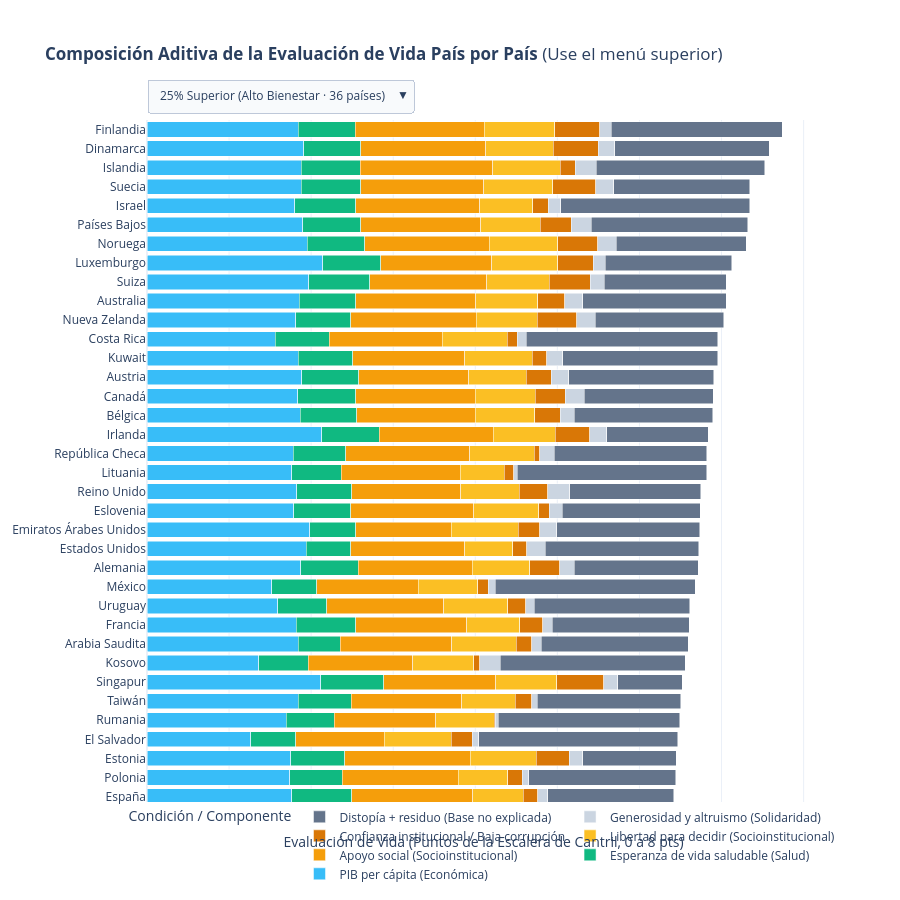

Source (notebook cell):
### Markdown cell above
### 6.2. Figura 6 (interactiva): Composición del puntaje, país por país

**Qué se observa:** una barra horizontal por país, apilada por componente, para los 36 países de un grupo. El menú superior alterna entre Q4 y Q1.

**Qué permite la interactividad:** (1) cambiar de grupo con el menú; (2) hacer clic en la leyenda para ocultar un componente (por ejemplo, Distopía + residuo) y comparar solo los seis indicadores; (3) pasar el cursor para leer el aporte exacto.

**Qué aporta que no se mostró antes:** la Figura 3 muestra promedios de grupo. Aquí se ve la variación **entre países del mismo grupo**, que es lo que permite detectar casos que no siguen el promedio de su grupo.

### Code cell
# ==============================================================================
# FIGURA 6 (PLOTLY): COMPOSICIÓN DEL PUNTAJE POR PAÍS CON SELECTOR DE GRUPO
# ==============================================================================
columnas = list(MAPA_VARS)

datos = {
    g: df_extremos[df_extremos['Grupo_Bienestar'] == g].sort_values('Ladder score')
    for g in [G_ALTO, G_BAJO]
}

fig_comp = go.Figure()
for col in columnas:
    nombre_es = MAPA_VARS[col][0]
    fig_comp.add_trace(go.Bar(
        name=nombre_es, orientation='h',
        y=datos[G_ALTO]['Pais_ES'], x=datos[G_ALTO][col],
        marker_color=PALETA_COMP[nombre_es],
        hovertemplate='<b>%{y}</b><br>' + nombre_es + ': <b>%{x:.2f} pts</b><extra></extra>'
    ))

botones = [
    dict(
        label='25% Superior (Alto Bienestar · 36 países)', method='update',
        args=[
            {'x': [datos[G_ALTO][c].tolist() for c in columnas],
             'y': [datos[G_ALTO]['Pais_ES'].tolist()] * len(columnas)},
            {'yaxis.categoryarray': datos[G_ALTO]['Pais_ES'].tolist(),
             'title': '<b>Composición del Bienestar: 25% Superior (Alto Bienestar · 36 países)</b>'}
        ]
    ),
    dict(
        label='25% Inferior (Bajo Bienestar · 36 países)', method='update',
        args=[
            {'x': [datos[G_BAJO][c].tolist() for c in columnas],
             'y': [datos[G_BAJO]['Pais_ES'].tolist()] * len(columnas)},
            {'yaxis.categoryarray': datos[G_BAJO]['Pais_ES'].tolist(),
             'title': '<b>Composición del Bienestar: 25% Inferior (Bajo Bienestar · 36 países)</b>'}
        ]
    )
]

fig_comp.update_layout(
    barmode='stack', template='plotly_white', height=900, margin=dict(t=120, b=80),
    title='<b>Composición Aditiva de la Evaluación de Vida País por País</b> (Use el menú superior)',
    xaxis=dict(title='Evaluación de Vida (Puntos de la Escalera de Cantril, 0 a 8 pts)', range=[0, 8.2]),
    yaxis=dict(categoryorder='array', categoryarray=datos[G_ALTO]['Pais_ES'].tolist()),
    legend=dict(title='Condición / Componente', orientation='h', yanchor='bottom', y=-0.12, xanchor='center', x=0.5),
    updatemenus=[dict(type='dropdown', buttons=botones, x=0.0, y=1.06, xanchor='left', bgcolor='#f8fafc')]
)
fig_comp.show()

# Exportación y generación del Tablero Narrativo Completo con segmentación por 25%
try:
    import create_storytelling_dashboard
    create_storytelling_dashboard.build_dashboard()
    print("[OK] Tablero Ejecutivo Institucional (Gallup / WHR) generado exitosamente en: exports/EquipoX_Proyecto2_Dashboard.html")
except Exception as e:
    print(f"Error generando tablero: {e}")

### Figure 1 — Plotly figure (JSON) as saved in the notebook; plotly's stock layout.template omitted (floating-point values rounded to 4 significant figures; data arrays with more than 128 entries replaced by an {"elided": "..."} marker saying what was removed)
{"data": [{"hovertemplate": "<b>%{y}</b><br>PIB per cápita (Económica): <b>%{x:.2f} pts</b><extra></extra>", "marker": {"color": "#38bdf8"}, "name": "PIB per cápita (Económica)", "orientation": "h", "type": "bar", "x": [1.766, 1.738, 1.752, 1.265, 1.699, 1.842, 2.118, 1.364, 1.842, 1.818, 1.596, 1.521, 1.871, 1.939, 1.983, 1.786, 1.822, 1.766, 1.783, 2.129, 1.868, 1.84, 1.885, 1.845, 1.561, 1.81, 1.854, 1.97, 2.141, 1.952, 1.901, 1.803, 1.878, 1.881, 1.908, 1.844], "y": ["España", "Polonia", "Estonia", "El Salvador", "Rumania", "Taiwán", "Singapur", "Kosovo", "Arabia Saudita", "Francia", "Uruguay", "México", "Alemania", "Estados Unidos", "Emiratos Árabes Unidos", "Eslovenia", "Reino Unido", "Lituania", "República Checa", "Irlanda", "Bélgica", "Canadá", "Austria", "Kuwait", "Costa Rica", "Nueva Zelanda", "Australia", "Suiza", "Luxemburgo", "Noruega", "Países Bajos", "Israel", "Suecia", "Islandia", "Dinamarca", "Finlandia"]}, {"hovertemplate": "<b>%{y}</b><br>Esperanza de vida saludable (Salud): <b>%{x:.2f} pts</b><extra></extra>", "marker": {"color": "#10b981"}, "name": "Esperanza de vida saludable (Salud)", "orientation": "h", "type": "bar", "x": [0.7294, 0.6394, 0.6573, 0.5487, 0.5826, 0.6498, 0.7689, 0.5991, 0.5112, 0.7273, 0.5916, 0.5445, 0.7024, 0.5424, 0.5626, 0.6948, 0.6719, 0.5984, 0.638, 0.6996, 0.6899, 0.701, 0.6962, 0.6612, 0.6608, 0.6726, 0.692, 0.7467, 0.7076, 0.7038, 0.7059, 0.7398, 0.7239, 0.7183, 0.6989, 0.6948], "y": ["España", "Polonia", "Estonia", "El Salvador", "Rumania", "Taiwán", "Singapur", "Kosovo", "Arabia Saudita", "Francia", "Uruguay", "México", "Alemania", "Estados Unidos", "Emiratos Árabes Unidos", "Eslovenia", "Reino Unido", "Lituania", "República Checa", "Irlanda", "Bélgica", "Canadá", "Austria", "Kuwait", "Costa Rica", "Nueva Zelanda", "Australia", "Suiza", "Luxemburgo", "Noruega", "Países Bajos", "Israel", "Suecia", "Islandia", "Dinamarca", "Finlandia"]}, {"hovertemplate": "<b>%{y}</b><br>Apoyo social (Socioinstitucional): <b>%{x:.2f} pts</b><extra></extra>", "marker": {"color": "#f59e0b"}, "name": "Apoyo social (Socioinstitucional)", "orientation": "h", "type": "bar", "x": [1.471, 1.417, 1.527, 1.08, 1.236, 1.346, 1.361, 1.277, 1.361, 1.348, 1.431, 1.241, 1.39, 1.392, 1.164, 1.502, 1.326, 1.454, 1.511, 1.39, 1.44, 1.459, 1.336, 1.364, 1.373, 1.527, 1.461, 1.425, 1.355, 1.517, 1.462, 1.513, 1.501, 1.617, 1.52, 1.572], "y": ["España", "Polonia", "Estonia", "El Salvador", "Rumania", "Taiwán", "Singapur", "Kosovo", "Arabia Saudita", "Francia", "Uruguay", "México", "Alemania", "Estados Unidos", "Emiratos Árabes Unidos", "Eslovenia", "Reino Unido", "Lituania", "República Checa", "Irlanda", "Bélgica", "Canadá", "Austria", "Kuwait", "Costa Rica", "Nueva Zelanda", "Australia", "Suiza", "Luxemburgo", "Noruega", "Países Bajos", "Israel", "Suecia", "Islandia", "Dinamarca", "Finlandia"]}, {"hovertemplate": "<b>%{y}</b><br>Libertad para decidir (Socioinstitucional): <b>%{x:.2f} pts</b><extra></extra>", "marker": {"color": "#fbbf24"}, "name": "Libertad para decidir (Socioinstitucional)", "orientation": "h", "type": "bar", "x": [0.619, 0.6, 0.8054, 0.816, 0.7166, 0.649, 0.7429, 0.7393, 0.7871, 0.6498, 0.7752, 0.7221, 0.6998, 0.5864, 0.815, 0.7895, 0.7131, 0.5327, 0.7865, 0.7576, 0.7288, 0.7301, 0.7027, 0.8266, 0.7965, 0.7455, 0.7563, 0.7592, 0.8012, 0.8354, 0.7251, 0.6415, 0.8383, 0.8185, 0.8227, 0.8593], "y": ["España", "Polonia", "Estonia", "El Salvador", "Rumania", "Taiwán", "Singapur", "Kosovo", "Arabia Saudita", "Francia", "Uruguay", "México", "Alemania", "Estados Unidos", "Emiratos Árabes Unidos", "Eslovenia", "Reino Unido", "Lituania", "República Checa", "Irlanda", "Bélgica", "Canadá", "Austria", "Kuwait", "Costa Rica", "Nueva Zelanda", "Australia", "Suiza", "Luxemburgo", "Noruega", "Países Bajos", "Israel", "Suecia", "Islandia", "Dinamarca", "Finlandia"]}, {"hovertemplate": "<b>%{y}</b><br>Confianza institucional / Baja corrupción: <b>%{x:.2f} pts</b><extra></extra>", "marker": {"color": "#d97706"}, "name": "Confianza institucional / Baja corrupción", "orientation": "h", "type": "bar", "x": [0.1772, 0.1753, 0.4015, 0.2527, 0.006317, 0.2023, 0.5751, 0.07264, 0.188, 0.2809, 0.2205, 0.1266, 0.3678, 0.1692, 0.2583, 0.1306, 0.3513, 0.1158, 0.06785, 0.4181, 0.3108, 0.3682, 0.3046, 0.1717, 0.1229, 0.4802, 0.3234, 0.4976, 0.4324, 0.4839, 0.3724, 0.1928, 0.5238, 0.1825, 0.5484, 0.5462], "y": ["España", "Polonia", "Estonia", "El Salvador", "Rumania", "Taiwán", "Singapur", "Kosovo", "Arabia Saudita", "Francia", "Uruguay", "México", "Alemania", "Estados Unidos", "Emiratos Árabes Unidos", "Eslovenia", "Reino Unido", "Lituania", "República Checa", "Irlanda", "Bélgica", "Canadá", "Austria", "Kuwait", "Costa Rica", "Nueva Zelanda", "Australia", "Suiza", "Luxemburgo", "Noruega", "Países Bajos", "Israel", "Suecia", "Islandia", "Dinamarca", "Finlandia"]}, {"hovertemplate": "<b>%{y}</b><br>Generosidad y altruismo (Solidaridad): <b>%{x:.2f} pts</b><extra></extra>", "marker": {"color": "#cbd5e1"}, "name": "Generosidad y altruismo (Solidaridad)", "orientation": "h", "type": "bar", "x": [0.1188, 0.08053, 0.1665, 0.08252, 0.04071, 0.06831, 0.1683, 0.2538, 0.1139, 0.1123, 0.1061, 0.08588, 0.1742, 0.2233, 0.2089, 0.1575, 0.2666, 0.04384, 0.1768, 0.2052, 0.1705, 0.2302, 0.2139, 0.1995, 0.1085, 0.2261, 0.2252, 0.1733, 0.1457, 0.2241, 0.2474, 0.1532, 0.2215, 0.2583, 0.2036, 0.1417], "y": ["España", "Polonia", "Estonia", "El Salvador", "Rumania", "Taiwán", "Singapur", "Kosovo", "Arabia Saudita", "Francia", "Uruguay", "México", "Alemania", "Estados Unidos", "Emiratos Árabes Unidos", "Eslovenia", "Reino Unido", "Lituania", "República Checa", "Irlanda", "Bélgica", "Canadá", "Austria", "Kuwait", "Costa Rica", "Nueva Zelanda", "Australia", "Suiza", "Luxemburgo", "Noruega", "Países Bajos", "Israel", "Suecia", "Islandia", "Dinamarca", "Finlandia"]}, {"hovertemplate": "<b>%{y}</b><br>Distopía + residuo (Base no explicada): <b>%{x:.2f} pts</b><extra></extra>", "marker": {"color": "#64748b"}, "name": "Distopía + residuo (Base no explicada)", "orientation": "h", "type": "bar", "x": [1.54, 1.791, 1.138, 2.424, 2.21, 1.747, 0.7882, 2.255, 1.79, 1.672, 1.891, 2.437, 1.513, 1.873, 1.741, 1.683, 1.598, 2.307, 1.858, 1.239, 1.686, 1.572, 1.766, 1.884, 2.333, 1.567, 1.745, 1.488, 1.54, 1.586, 1.906, 2.298, 1.658, 2.05, 1.881, 2.082], "y": ["España", "Polonia", "Estonia", "El Salvador", "Rumania", "Taiwán", "Singapur", "Kosovo", "Arabia Saudita", "Francia", "Uruguay", "México", "Alemania", "Estados Unidos", "Emiratos Árabes Unidos", "Eslovenia", "Reino Unido", "Lituania", "República Checa", "Irlanda", "Bélgica", "Canadá", "Austria", "Kuwait", "Costa Rica", "Nueva Zelanda", "Australia", "Suiza", "Luxemburgo", "Noruega", "Países Bajos", "Israel", "Suecia", "Islandia", "Dinamarca", "Finlandia"]}], "layout": {"barmode": "stack", "height": 900, "legend": {"orientation": "h", "title": {"text": "Condición / Componente"}, "x": 0.5, "xanchor": "center", "y": -0.12, "yanchor": "bottom"}, "margin": {"b": 80, "t": 120}, "title": {"text": "<b>Composición Aditiva de la Evaluación de Vida País por País</b> (Use el menú superior)"}, "updatemenus": [{"bgcolor": "#f8fafc", "buttons": [{"args": [{"x": {"elided": "7x36 float values"}, "y": {"elided": "7x36 str values"}}, {"title": "<b>Composición del Bienestar: 25% Superior (Alto Bienestar · 36 países)</b>", "yaxis.categoryarray": ["España", "Polonia", "Estonia", "El Salvador", "Rumania", "Taiwán", "Singapur", "Kosovo", "Arabia Saudita", "Francia", "Uruguay", "México", "Alemania", "Estados Unidos", "Emiratos Árabes Unidos", "Eslovenia", "Reino Unido", "Lituania", "República Checa", "Irlanda", "Bélgica", "Canadá", "Austria", "Kuwait", "Costa Rica", "Nueva Zelanda", "Australia", "Suiza", "Luxemburgo", "Noruega", "Países Bajos", "Israel", "Suecia", "Islandia", "Dinamarca", "Finlandia"]}], "label": "25% Superior (Alto Bienestar · 36 países)", "method": "update"}, {"args": [{"x": {"elided": "7x36 float values"}, "y": {"elided": "7x36 str values"}}, {"title": "<b>Composición del Bienestar: 25% Inferior (Bajo Bienestar · 36 países)</b>", "yaxis.categoryarray": ["Afganistán", "Líbano", "Lesoto", "Sierra Leona", "R. D. del Congo", "Zimbabue", "Botsuana", "Malaui", "Esuatini", "Zambia", "Yemen", "Comoras", "Tanzania", "Etiopía", "Bangladés", "Sri Lanka", "Egipto", "India", "Jordania", "Togo", "Madagascar", "Malí", "Liberia", "Ghana", "Camboya", "Birmania (Myanmar)", "Uganda", "Benín", "Túnez", "Kenia", "Chad", "Gambia", "Mauritania", "Burkina Faso", "Níger", "Pakistán"]}], "label": "25% Inferior (Bajo Bienestar · 36 países)", "method": "update"}], "type": "dropdown", "x": 0.0, "xanchor": "left", "y": 1.06}], "xaxis": {"range": [0, 8.2], "title": {"text": "Evaluación de Vida (Puntos de la Escalera de Cantril, 0 a 8 pts)"}}, "yaxis": {"categoryarray": ["España", "Polonia", "Estonia", "El Salvador", "Rumania", "Taiwán", "Singapur", "Kosovo", "Arabia Saudita", "Francia", "Uruguay", "México", "Alemania", "Estados Unidos", "Emiratos Árabes Unidos", "Eslovenia", "Reino Unido", "Lituania", "República Checa", "Irlanda", "Bélgica", "Canadá", "Austria", "Kuwait", "Costa Rica", "Nueva Zelanda", "Australia", "Suiza", "Luxemburgo", "Noruega", "Países Bajos", "Israel", "Suecia", "Islandia", "Dinamarca", "Finlandia"], "categoryorder": "array"}}}
